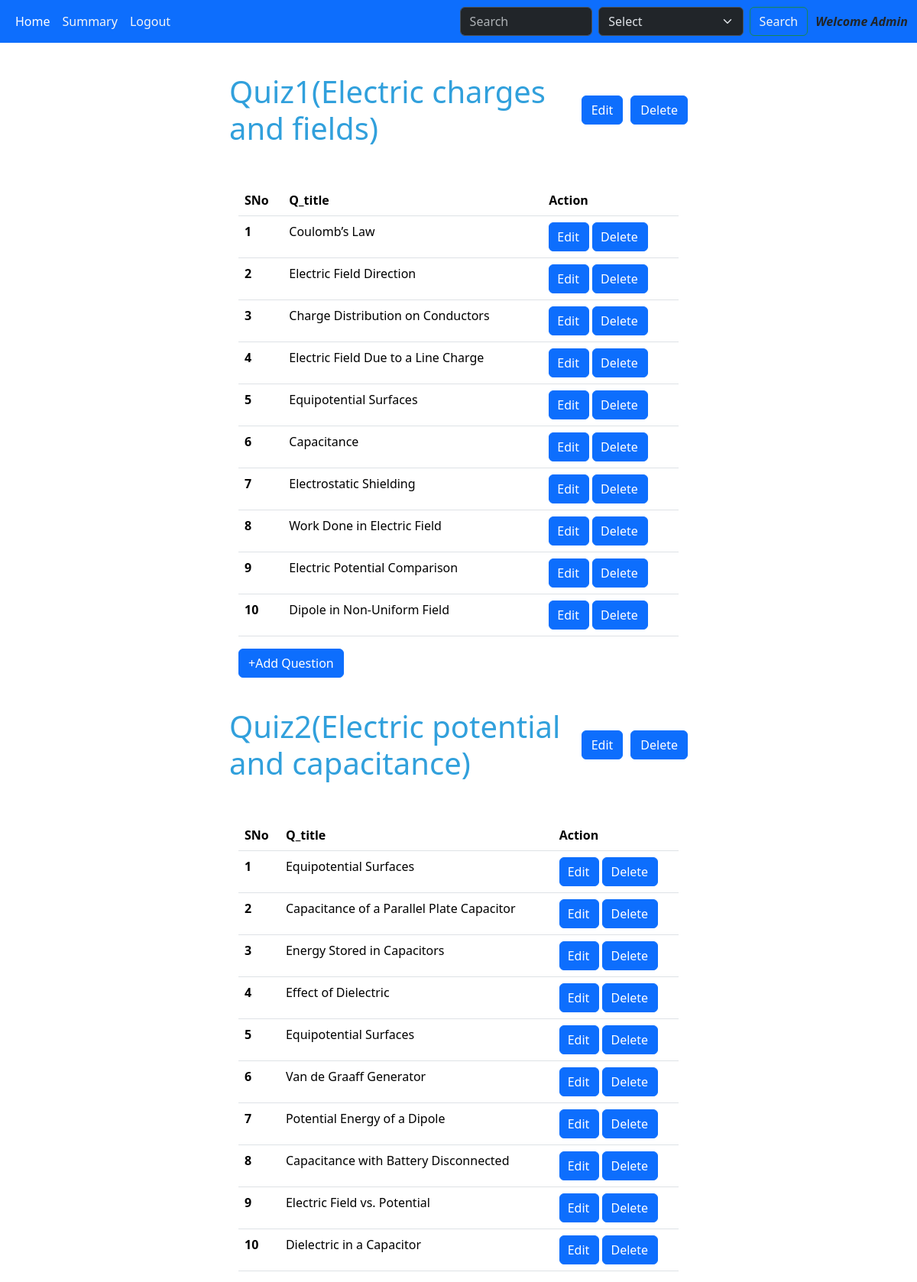
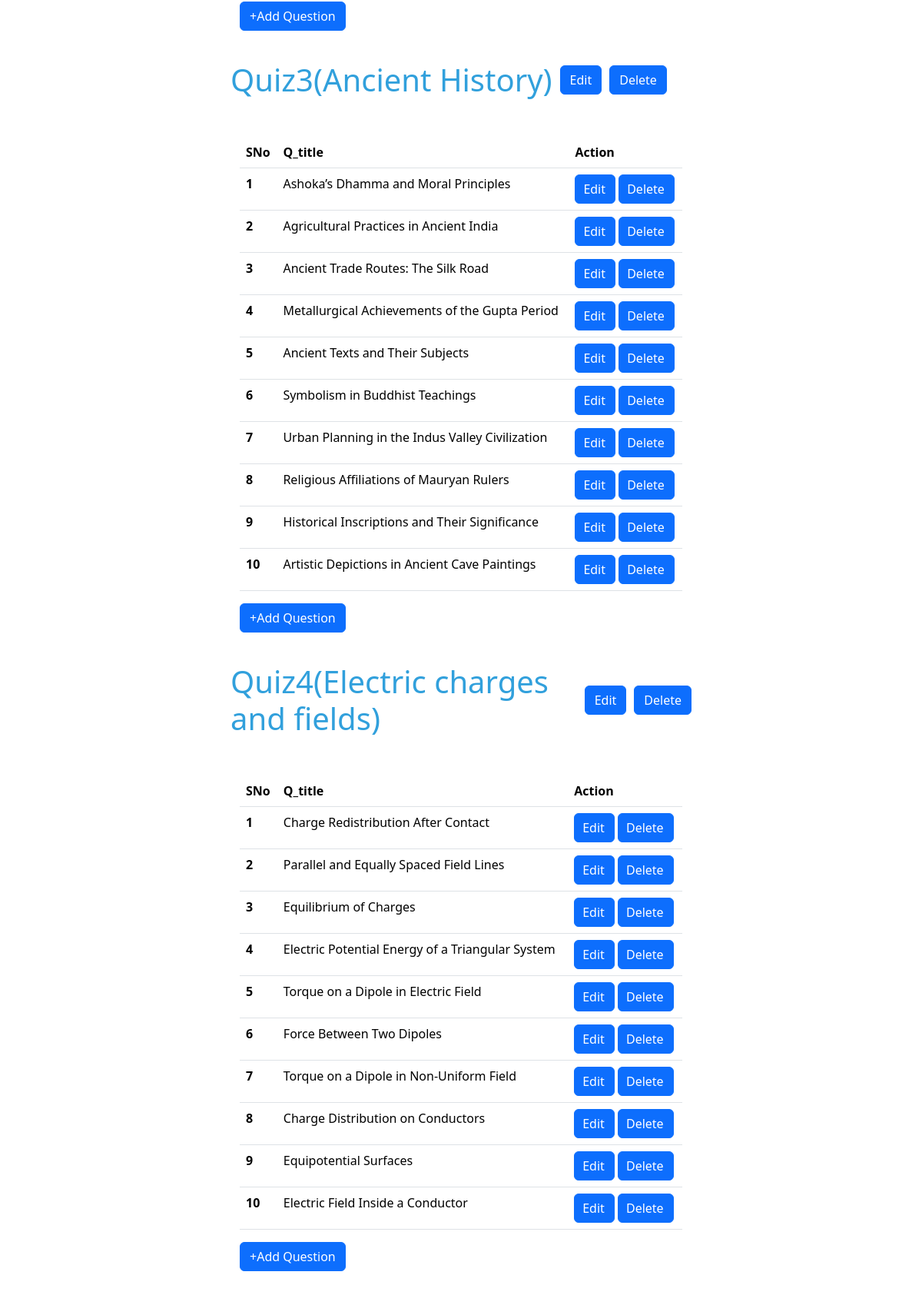
The app's page /quiz_management (upper part) with its own data (2 pictures, top to bottom).
### models.py (models this page shows)
class Quiz(db.Model):
    id = db.Column(db.Integer, primary_key = True)
    chapter_id = db.Column(db.Integer, db.ForeignKey('chapter.id'), nullable = False)
    date_of_quiz = db.Column(db.Date, nullable = False)
    time_duration = db.Column(db.Time, nullable = False)
    quiz_attempted = db.Column(db.Integer())
    questions = db.Relationship('Questions', backref = 'quiz')

class Chapter(db.Model):
    id = db.Column(db.Integer, primary_key = True)
    name = db.Column(db.String(120), nullable = False, unique = True)
    description = db.Column(db.String(120))
    sub_id = db.Column(db.Integer, db.ForeignKey('subject.id'), nullable = False)
    quizzes = db.Relationship('Quiz', backref = 'chapter')
    chapt_questions = db.Relationship('Questions', backref = 'chapter')

class Questions(db.Model):
    id = db.Column(db.Integer, primary_key = True)
    quiz_id = db.Column(db.Integer, db.ForeignKey('quiz.id'), nullable = False)
    chapter_id = db.Column(db.Integer, db.ForeignKey('chapter.id'), nullable = False)
    question_title = db.Column(db.Text, nullable = False)
    question_statement = db.Column(db.Text, nullable = False)
    option_1 = db.Column(db.String(120), nullable = False)
    option_2 = db.Column(db.String(120), nullable = False)
    option_3 = db.Column(db.String(120), nullable = False)
    option_4 = db.Column(db.String(120), nullable = False)
    correct_option = db.Column(db.String(120), nullable = False)

### app.py (the view)
@app.route('/quiz_management', methods = ['POST', 'GET'])
def quiz_management():
    quiz_to_chapter = {}
    quizzes = Quiz.query.all()
    question_objs = Questions.query.all()
    quiz_questions = {quiz.id: quiz.questions for quiz in quizzes}
    for quiz in quizzes:
        chapter_obj = Chapter.query.filter_by(id = quiz.chapter_id).first()
        quiz_to_chapter[quiz.id] = chapter_obj.name
    return render_template('quiz_management.html', quizzes=quizzes, quiz_questions=quiz_questions, quiz_to_chapter = quiz_to_chapter)

### templates/quiz_management.html (shortened to what this page needs)
<!DOCTYPE html>
<html lang="en">
<head>
    <link rel="stylesheet" href="/static/style.css">
    <link href="https://cdn.jsdelivr.net/npm/bootstrap@5.3.3/dist/css/bootstrap.min.css"
    rel="stylesheet"
>
</head>
<body>
    <nav class="navbar navbar-expand-lg bg-primary" data-bs-theme="dark" >
        <div class="container-fluid">
          <div class="collapse navbar-collapse" id="navbarSupportedContent">
            <ul class="navbar-nav me-auto mb-2 mb-lg-0">
              <li class="nav-item">
                <a class="nav-link active" aria-current="page" href="/admin">Home</a>
              </li>
              <li class="nav-item dropdown">
                <a class="nav-link" href="/summary_admin" style="color:whitesmoke">
                  Summary
                </a>
              </li>
              <li class="nav-item">
                <a class="nav-link" style="color:whitesmoke" href="/logout">Logout</a>
              </li>
            </ul>
            <form class="d-flex" role="search" action="/search_admin">
              <input class="form-control me-2" type="search" placeholder="Search" aria-label="Search" name="search">
              <select class="form-select me-2" aria-label="Default select example" name="key">
                <option selected>Select</option>
              </select>
              <button class="btn btn-outline-success" type="submit" style="color:whitesmoke">Search</button>
            </form>
            <span style="text-align:center; margin-left:10px; font-style:italic; font-weight: 700;">Welcome Admin</span>
          </div>
        </div>
    </nav>
    {% if quizzes|length > 0 %}
    {% for quiz in quizzes %}
    <div class="upcoming_quizes" style="border:none;">
      <div style="display: flex; align-items: center;">
        <h1 style="margin: 0; color:rgb(49, 160, 220)">Quiz{{ loop.index }}({{ quiz_to_chapter[quiz.id] }})</h1>
        <a href="/edit_quiz/{{ quiz.id }}" class="btn btn-primary" style="margin-left:10px;">Edit</a>
        <a href="/delete_quiz/{{ quiz.id }}" class="btn btn-primary" style="margin-left:10px;">Delete</a>
      </div>
      <div class="container-fluid" style="margin-top:50px;">
        <table class="table caption-top">
            <thead>
              <tr>
                <th scope="col">SNo</th>
                <th scope="col">Q_title</th>
                <th scope="col">Action</th>
              </tr>
            </thead>
            <tbody>
              {% for question in quiz_questions[quiz.id] %}
              <tr>
                <th scope="row">{{ loop.index }}</th>
                <td>{{ question.question_title }}</td>
                <td><a href="/edit_question/{{ question.id }}" class="btn btn-primary" style="padding-left:10px">Edit</a>
                  <a href="/delete_question/{{ question.id }}" class="btn btn-primary" style="padding-left:10px">Delete</a></td>
              </tr>
              {% endfor %}
            </tbody>
        </table>
        <div class="footer">
          <a href="/add_question/{{ quiz.id }}" class="btn btn-primary">+Add Question</a>
        </div>
      </div>
    </div>
    {% endfor %}
    {% else %}
    <div class="footer">
      <a href="/add_quiz" class="btn btn-primary" style="padding:10px; margin:10px;">+Add Quiz</a>
    </div>
    {% endif %}
</body>
</html>

### static/style.css (style rules this page uses)
* { margin:0px; }
.upcoming_quizes { margin:auto; margin-top: 40px; width:600px; border:none; border-radius: 10px; }

### records on screen
Chapter: name "Electric charges and fields"
Questions: question_title "Coulomb’s Law"
Questions: question_title "Electric Field Direction"
Questions: question_title "Charge Distribution on Conductors"
Questions: question_title "Electric Field Due to a Line Charge"
Questions: question_title "Equipotential Surfaces"
Questions: question_title "Capacitance"
Questions: question_title "Electrostatic Shielding"
Questions: question_title "Work Done in Electric Field"
Questions: question_title "Electric Potential Comparison"
Questions: question_title "Dipole in Non-Uniform Field"
Chapter: name "Electric potential and capacitance"
Questions: question_title "Equipotential Surfaces"
Questions: question_title "Capacitance of a Parallel Plate Capacitor"
Questions: question_title "Energy Stored in Capacitors"
Questions: question_title "Effect of Dielectric"
Questions: question_title "Equipotential Surfaces"
Questions: question_title "Van de Graaff Generator"
Questions: question_title "Potential Energy of a Dipole"
Questions: question_title "Capacitance with Battery Disconnected"
Questions: question_title "Electric Field vs. Potential"
Questions: question_title "Dielectric in a Capacitor"
Chapter: name "Ancient History"
Questions: question_title "Ashoka’s Dhamma and Moral Principles"
Questions: question_title "Agricultural Practices in Ancient India"
Questions: question_title "Ancient Trade Routes: The Silk Road"
Questions: question_title "Metallurgical Achievements of the Gupta Period"
Questions: question_title "Ancient Texts and Their Subjects"
Questions: question_title "Symbolism in Buddhist Teachings"
Questions: question_title "Urban Planning in the Indus Valley Civilization"
Questions: question_title "Religious Affiliations of Mauryan Rulers"
Questions: question_title "Historical Inscriptions and Their Significance"
Questions: question_title "Artistic Depictions in Ancient Cave Paintings"
Questions: question_title "Charge Redistribution After Contact"
Questions: question_title "Parallel and Equally Spaced Field Lines"
Questions: question_title "Equilibrium of Charges"
Questions: question_title "Electric Potential Energy of a Triangular System"
Questions: question_title "Torque on a Dipole in Electric Field"
Questions: question_title "Force Between Two Dipoles"
Questions: question_title "Torque on a Dipole in Non-Uniform Field"
Questions: question_title "Charge Distribution on Conductors"
Questions: question_title "Equipotential Surfaces"
Questions: question_title "Electric Field Inside a Conductor"
